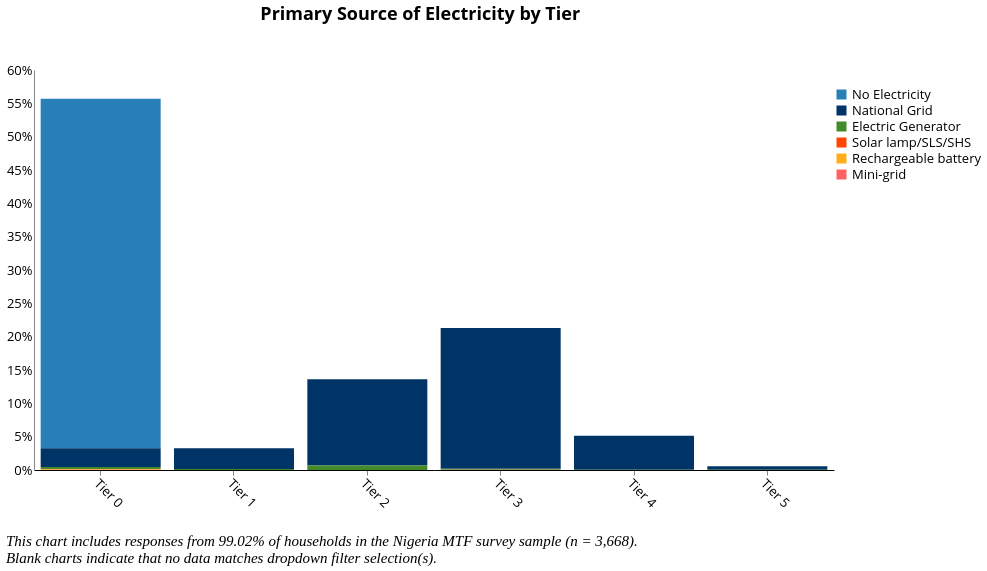

The Vega-Lite source for this figure:
### Vega-Lite specification from a JSON file in a GitHub repository (floating-point values rounded to 4 significant figures; data arrays with more than 128 entries replaced by an {"elided": "..."} marker saying what was removed)
{"width": 800, "height": 400, "config": {"title": {"fontSize": 18, "font": "Open Sans", "anchor": "center", "fontColor": "#000000"}, "axisX": {"domain": true, "domainColor": "#000000", "grid": false, "labelFont": "Open Sans", "labelFontSize": 13, "titleFont": "Open Sans", "titleFontSize": 13, "titleFontWeight": "normal", "title": "X Axis Title (units)", "labelAngle": 45}, "axisY": {"domain": true, "grid": false, "gridColor": "#DEDDDD", "gridWidth": 1, "labelFont": "Open Sans", "labelFontSize": 13, "labelAngle": 0, "ticks": false, "titleFont": "Open Sans", "titleFontSize": 13, "titleFontWeight": "normal", "titlePadding": 10, "title": "Y Axis Title (units)"}, "range": {"category": ["#2980B9", "#003366", "#FFAE19", "#FF4500", "#438B28", "#45B39D", "#99ADC1", "#212F3C"]}, "legend": {"labelFont": "Open Sans", "labelFontSize": 13, "symbolType": "square", "symbolSize": 100, "titleFont": "Open Sans", "titleFontSize": 13, "titleFontWeight": "normal", "title": "Legend", "orient": "right", "offset": 0}, "tooltip": {"font": "Open Sans"}, "view": {"stroke": "transparent", "text": {"font": "Open Sans", "color": ["#2980B9", "#003366", "#FFAE19", "#FF4500", "#438B28", "#45B39D", "#99ADC1", "#212F3C"], "fontSize": 13, "align": "right", "fontWeight": 400, "size": 13}, "bar": {"size": 40, "binSpacing": 1, "continuousBandSize": 30, "discreteBandSize": 30, "stroke": false}}}, "concat": [{"layer": [{"mark": "bar", "encoding": {"color": {"field": "main_src_elec", "scale": {"domain": ["No Electricity", "National Grid", "Electric Generator", "Solar lamp/SLS/SHS", "Rechargeable battery", "Mini-grid"], "range": ["#2980B9", "#003366", "#438B28", "#FF4500", "#FFAE19", "#FF6162"]}, "title": " ", "type": "nominal"}, "tooltip": [{"field": "main_src_elec", "title": "Electricity Source", "type": "nominal"}, {"aggregate": "sum", "field": "pct", "format": ".2%", "title": "Percentage", "type": "quantitative"}], "x": {"axis": {"title": ""}, "field": "elc_aggr_tier", "type": "nominal"}, "y": {"aggregate": "sum", "axis": {"format": "%", "title": ""}, "field": "pct", "type": "quantitative"}}, "height": 400, "selection": {"selector092": {"type": "single", "fields": ["i19a"], "bind": {"input": "select", "options": [null, "Wood purchased", "Wood collected", "Crop Residue/Plant Biomass", "Kerosene", "Charcoal", "LPG/cooking gas", "Electric", "Charcoal Briquettes", "Garbage", "Piped Natural Gas", "Coal Briquette", "Biomass Briquette", "Other, specify", "Coal/lignite"], "labels": ["All Fuel Types", "Wood purchased", "Wood collected", "Crop Residue/Plant Biomass", "Kerosene", "Charcoal", "LPG/cooking gas", "Electric", "Charcoal Briquettes", "Garbage", "Piped Natural Gas", "Coal Briquette", "Biomass Briquette", "Other", "Coal/lignite"], "name": "Primary Source of Cooking Fuel  "}}, "selector091": {"type": "single", "fields": ["primary_stove"], "bind": {"input": "select", "options": [null, "3-Stone/Open Fire Stove", "Koresone Stove", "Missing Data", "Manufactured Stove Traditional", "LPG/Natural Gas Stove", "Electric Stove"], "labels": ["All Stove Types", "3-Stone/Open Fire Stove", "Kerosene Stove", "Primary Stove Not Listed", "Manufactured Stove Traditional", "LPG/Natural Gas Stove", "Electric Stove"], "name": "Primary Stove  "}}, "selector090": {"type": "single", "fields": ["c2"], "bind": {"input": "select", "options": [null, "Yes", "No"], "labels": ["All Responses", "Yes", "No"], "name": "Is the household connected to the national grid?  "}}, "selector089": {"type": "single", "fields": ["locality"], "bind": {"input": "select", "options": [null, 0, 1], "labels": ["National", "Urban", "Rural"], "name": "Locality Breakdown  "}}}, "title": {"text": ["Primary Source of Electricity by Tier"], "color": "black", "subtitleColor": "black", "offset": 40}, "transform": [{"joinaggregate": [{"op": "count", "field": "*", "as": "total"}]}, {"calculate": "1 / datum.total", "as": "pct"}], "width": 800}, {"mark": {"type": "text", "align": "center", "baseline": "bottom"}, "encoding": {"color": {"field": "main_src_elec", "scale": {"domain": ["No Electricity", "National Grid", "Electric Generator", "Solar lamp/SLS/SHS", "Rechargeable battery", "Mini-grid"], "range": ["#2980B9", "#003366", "#438B28", "#FF4500", "#FFAE19", "#FF6162"]}, "title": " ", "type": "nominal"}, "tooltip": [{"field": "main_src_elec", "title": "Electricity Source", "type": "nominal"}, {"aggregate": "sum", "field": "pct", "format": ".2%", "title": "Percentage", "type": "quantitative"}], "x": {"axis": {"title": ""}, "field": "elc_aggr_tier", "type": "nominal"}, "y": {"aggregate": "sum", "axis": {"format": "%", "title": ""}, "field": "pct", "type": "quantitative"}}, "height": 400, "title": {"text": ["Primary Source of Electricity by Tier"], "color": "black", "subtitleColor": "black", "offset": 40}, "transform": [{"joinaggregate": [{"op": "count", "field": "*", "as": "total"}]}, {"calculate": "1 / datum.total", "as": "pct"}], "width": 800}], "transform": [{"filter": {"selection": "selector092"}}, {"filter": {"selection": "selector091"}}, {"filter": {"selection": "selector090"}}, {"filter": {"selection": "selector089"}}]}], "data": {"name": "data-b1e1f403d8debb47f383268714b45634"}, "title": {"text": ["", "", "This chart includes responses from 99.02% of households in the Nigeria MTF survey sample (n = 3,668).", "Blank charts indicate that no data matches dropdown filter selection(s)."], "anchor": "start", "baseline": "bottom", "font": "Times New Roman", "fontSize": 15, "fontStyle": "italic", "fontWeight": "normal", "orient": "bottom"}, "$schema": "https://vega.github.io/schema/vega-lite/v4.17.0.json", "datasets": {"data-b1e1f403d8debb47f383268714b45634": {"elided": "3632 records"}}}
